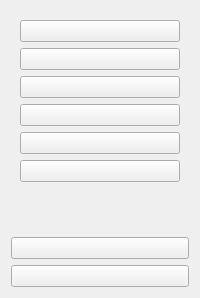
      <widget class="QWidget" name="icon_only_widget" native="true">
       <property name="styleSheet">
        <string notr="true"/>
       </property>
       <layout class="QVBoxLayout" name="verticalLayout_14">
        <item>
         <widget class="QFrame" name="frame_2">
          <property name="frameShape">
           <enum>QFrame::NoFrame</enum>
          </property>
          <layout class="QVBoxLayout" name="verticalLayout_13">
           <item>
            <widget class="QPushButton" name="pushButton">
             <property name="maximumSize">
              <size>
               <width>16777215</width>
               <height>16777213</height>
              </size>
             </property>
             <property name="text">
              <string/>
             </property>
             <property name="icon">
              <iconset resource="resource.qrc">
               <normaloff>:/img/img/home.svg</normaloff>:/img/img/home.svg</iconset>
             </property>
             <property name="checkable">
              <bool>true</bool>
             </property>
            </widget>
           </item>
           <item>
            <widget class="QPushButton" name="p20">
             <property name="text">
              <string/>
             </property>
             <property name="icon">
              <iconset resource="resource.qrc">
               <normaloff>:/img/img/slack.svg</normaloff>:/img/img/slack.svg</iconset>
             </property>
             <property name="checkable">
              <bool>true</bool>
             </property>
             <property name="autoExclusive">
              <bool>true</bool>
             </property>
            </widget>
           </item>
           <item>
            <widget class="QPushButton" name="p21">
             <property name="text">
              <string/>
             </property>
             <property name="icon">
              <iconset resource="resource.qrc">
               <normaloff>:/img/img/shopping-bag.svg</normaloff>:/img/img/shopping-bag.svg</iconset>
             </property>
             <property name="checkable">
              <bool>true</bool>
             </property>
             <property name="autoExclusive">
              <bool>true</bool>
             </property>
            </widget>
           </item>
           <item>
            <widget class="QPushButton" name="p22">
             <property name="text">
              <string/>
             </property>
             <property name="icon">
              <iconset resource="resource.qrc">
               <normaloff>:/img/img/heart.svg</normaloff>:/img/img/heart.svg</iconset>
             </property>
             <property name="checkable">
              <bool>true</bool>
             </property>
             <property name="autoExclusive">
              <bool>true</bool>
             </property>
            </widget>
           </item>
           <item>
            <widget class="QPushButton" name="p23">
             <property name="text">
              <string/>
             </property>
             <property name="icon">
              <iconset resource="resource.qrc">
               <normaloff>:/img/img/mail.svg</normaloff>:/img/img/mail.svg</iconset>
             </property>
             <property name="iconSize">
              <size>
               <width>50</width>
               <height>20</height>
              </size>
             </property>
             <property name="checkable">
              <bool>true</bool>
             </property>
             <property name="autoExclusive">
              <bool>true</bool>
             </property>
            </widget>
           </item>
           <item>
            <widget class="QPushButton" name="p24">
             <property name="text">
              <string/>
             </property>
             <property name="icon">
              <iconset resource="resource.qrc">
               <normaloff>:/img/img/layers.svg</normaloff>:/img/img/layers.svg</iconset>
             </property>
             <property name="iconSize">
              <size>
               <width>50</width>
               <height>20</height>
              </size>
             </property>
             <property name="checkable">
              <bool>true</bool>
             </property>
             <property name="autoExclusive">
              <bool>true</bool>
             </property>
            </widget>
           </item>
           <item>
            <spacer name="verticalSpacer_9">
             <property name="orientation">
              <enum>Qt::Vertical</enum>
             </property>
             <property name="sizeHint" stdset="0">
              <size>
               <width>20</width>
               <height>40</height>
              </size>
             </property>
            </spacer>
           </item>
          </layout>
         </widget>
        </item>
        <item>
         <widget class="QPushButton" name="pushButton_15">
          <property name="text">
           <string/>
          </property>
          <property name="icon">
           <iconset resource="resource.qrc">
            <normaloff>:/img/img/settings.svg</normaloff>:/img/img/settings.svg</iconset>
          </property>
          <property name="checkable">
           <bool>true</bool>
          </property>
          <property name="autoExclusive">
           <bool>true</bool>
          </property>
         </widget>
        </item>
        <item>
         <widget class="QPushButton" name="pushButton_16">
          <property name="text">
           <string/>
          </property>
          <property name="icon">
           <iconset resource="resource.qrc">
            <normaloff>:/img/img/log-out.svg</normaloff>:/img/img/log-out.svg</iconset>
          </property>
          <property name="checkable">
           <bool>true</bool>
          </property>
          <property name="autoExclusive">
           <bool>true</bool>
          </property>
         </widget>
        </item>
       </layout>
      </widget>
